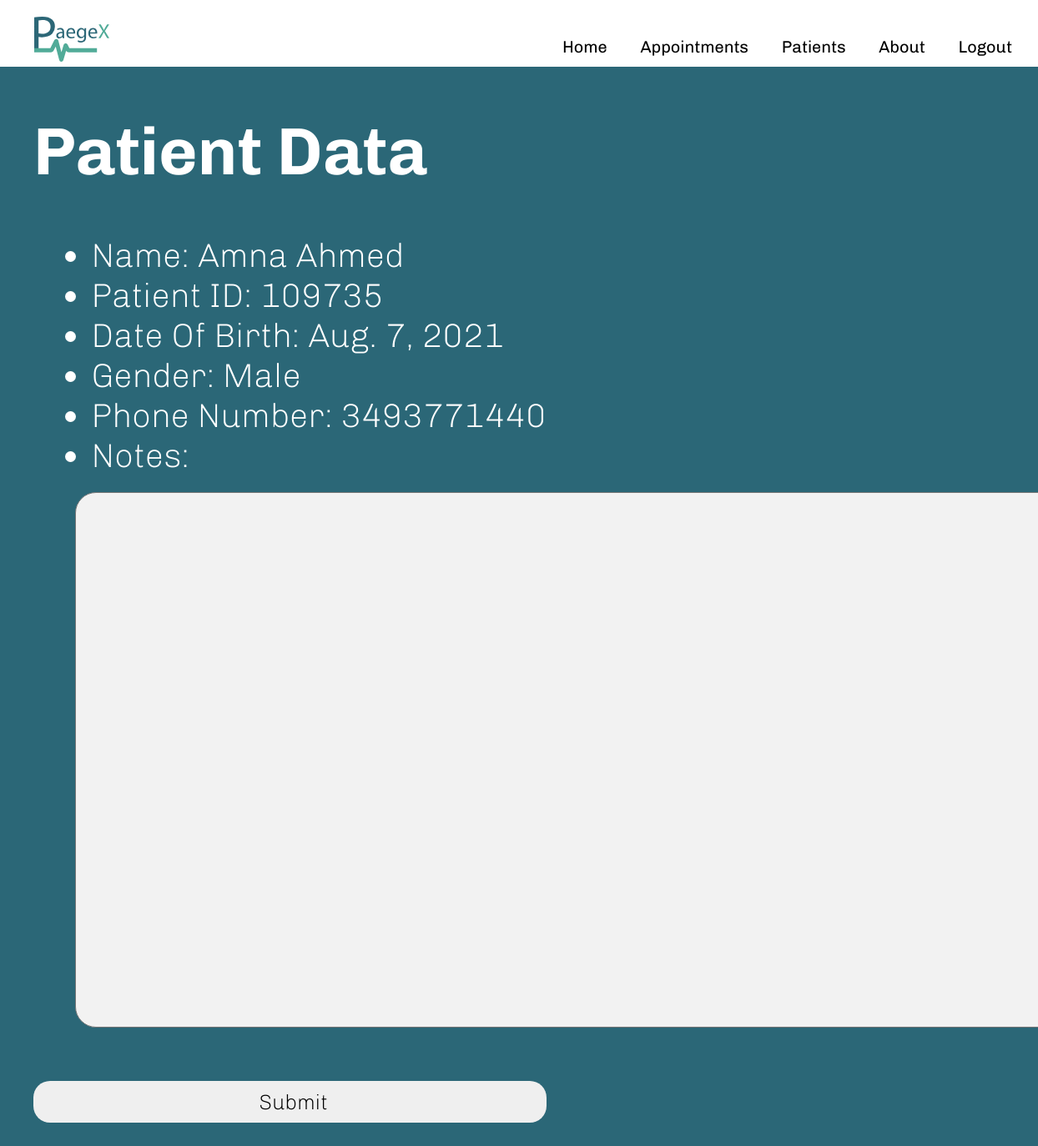
Page /patients/109735 (signed in) on the committed database.
### appointments/models.py (models this page shows, shortened)
class Patient(models.Model):
    user = models.ForeignKey(User, on_delete=models.SET_NULL, null=True, blank=True)
    name = models.CharField(max_length=64)
    id = models.BigAutoField(primary_key=True)
    dateOfBirth = models.DateField(default=timezone.localdate)
    gender = models.CharField(max_length=64, default="")
    phone = models.IntegerField(default=1)
    notes = models.CharField(max_length=1000, default="")

### patients/views.py (the view)
# urls.py: path("<int:patient_id>", views.patient, name="patient"),
@login_required(login_url='loginPage')
def patient(request, patient_id):
    patient = Patient.objects.get(pk=patient_id)
    return render(request, "patients/patient.html", {
        "patient": patient
    })

### patients/templates/patients/patient.html (shortened to what this page needs)
{% extends "patients/layout.html" %}
{% block body %}
    <h1>Patient Data</h1>
    <ul>
        <li>Name: {{ patient.name }}</li>
        <li>Patient ID: {{ patient.id }}</li>
        <li>Date Of Birth: {{ patient.dateOfBirth }}</li>
        <li>Gender: {{ patient.gender }}</li>
        <li>Phone Number: {{ patient.phone }}</li>
        <li>Notes:</li>
        <form style="width: 100%; height: 600px;" action="{% url 'addNotes' patient.id %}" name="notesForm" method="post">
            <textarea type="text" name="patientNotes" style="font-size:30px; font-family: sans-serif; width: 95%; height: 100%; background-color:#f2f2f2 ; outline:none; color: black; border-radius: 25px; padding: 20px; font-family: Chivo, sans-serif; font-weight: 200; font-size: 35px;">{{patient.notes}}</textarea>
            <div>
                <input type="submit" name="saveNotes" class="submitButton">
            </div>
        </form>
    </ul>
{% endblock %}

### assets/styles.css (style rules this page uses)
body { font-family: Chivo, sans-serif; font-weight: 200; font-size: 40px; margin: 0px; padding: 0px; }
body li { margin-left: 70px; }
body h1 { margin-left: 40px; color: #ffffff; }
textarea { margin-left: 50px; margin-top: 20px; margin-bottom: 50px; font-size:30px; font-family: sans-serif; width: 95%; height: 100%; background-color:gainsboro; outline: none; color: black; border-radius: 25px; padding: 20px; font-family: Chivo, sans-serif; font-weight: 200; font-size: 35px; }
select, input { height: 50px; width: 615px; font-size: 25px; align-items: center; }
body { font-family: Chivo, sans-serif; font-weight: 200; font-size: 40px; margin: 0px; padding: 0px; background-color: #2b6777; color: white; }
textarea { margin-left: 50px; margin-top: 20px; margin-bottom: 50px; }
select, input, button { height: 50px; font-weight: lighter; margin: auto; font-size: 25px; border-radius: 20px; padding-left: 15px; outline: none; border: none; font-family: Chivo, sans-serif; }
.submitButton { margin-bottom: 40px; }

### rows in the picture
Patient: name "Amna Ahmed", id "109735", dateOfBirth "Aug. 7, 2021", gender "Male", phone "3493771440"
